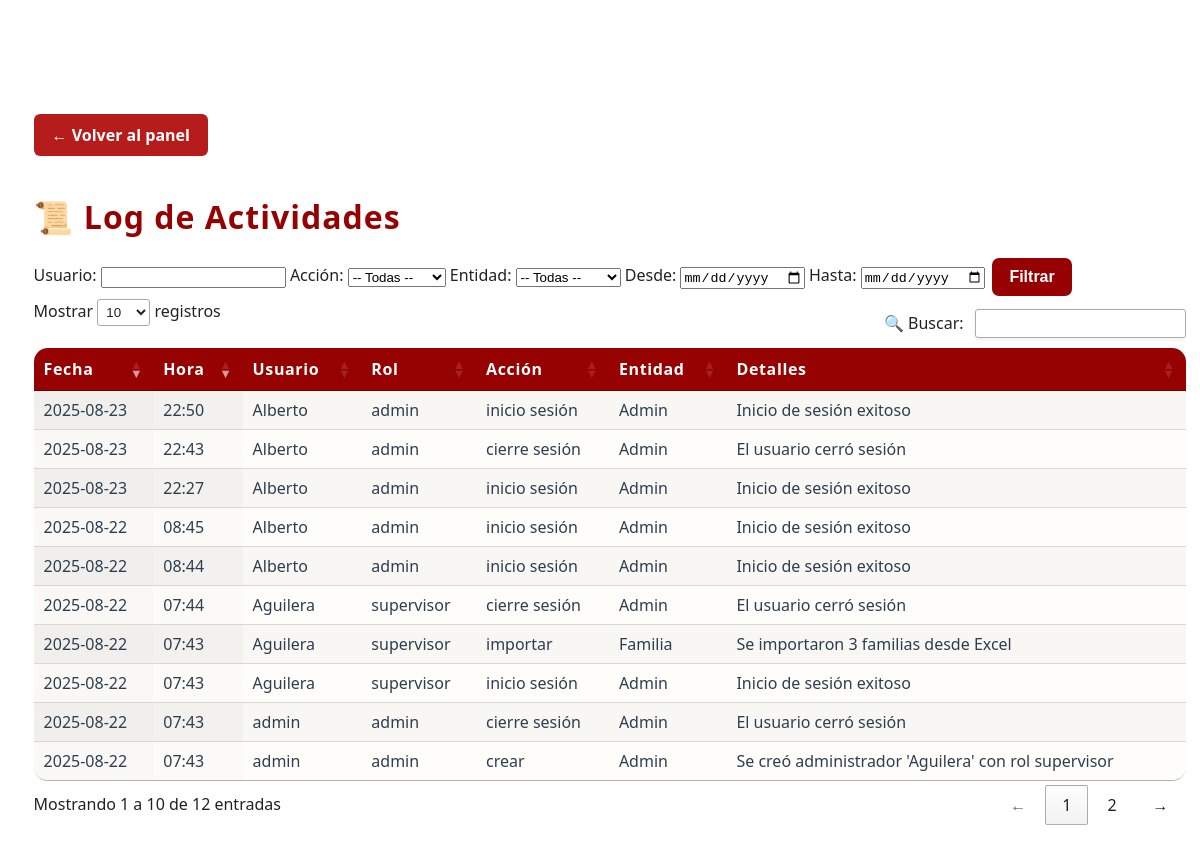
Before: /admin/log (signed in) with the older database file.
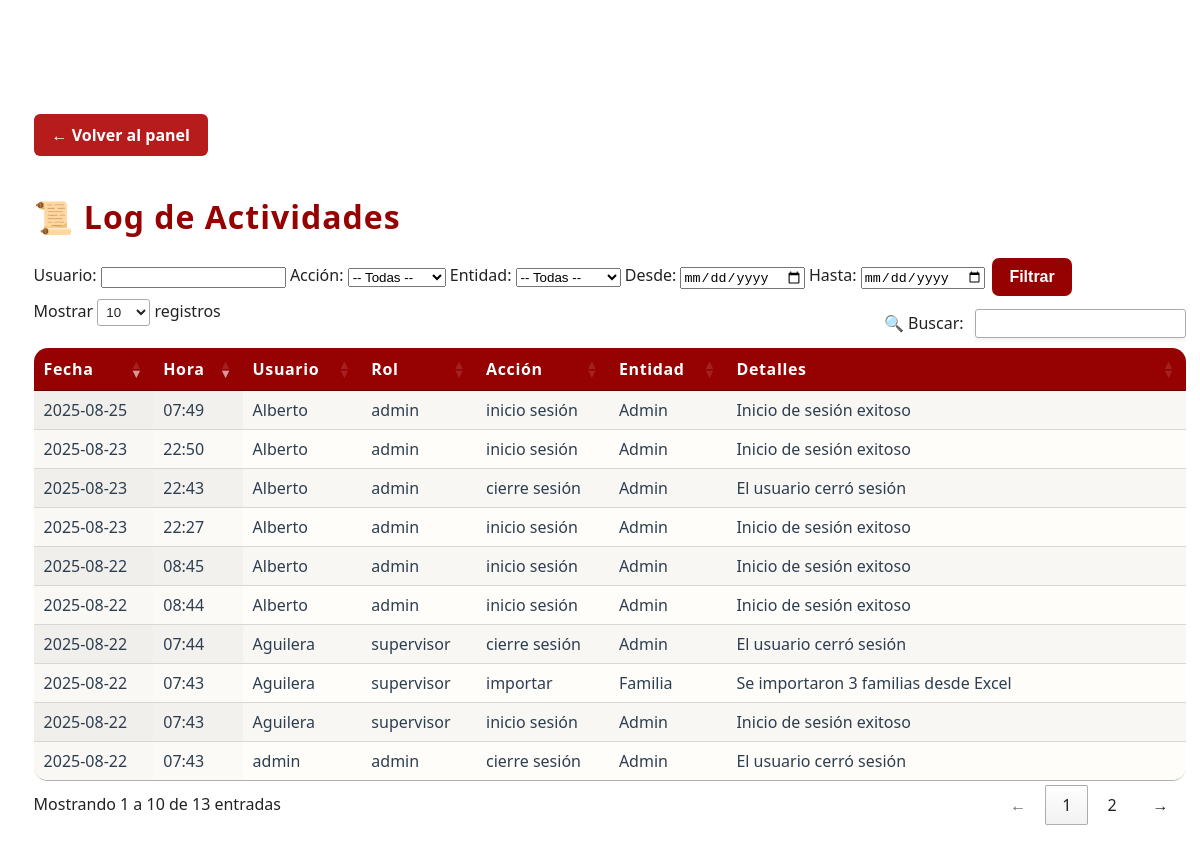
After: the same page with the newer database file.
### app/models.py (models this page shows, shortened)
class LogEntry(db.Model):
    __tablename__ = 'log_entries'
    id = db.Column(db.Integer, primary_key=True)
    timestamp = db.Column(
        db.DateTime,
        default=lambda: datetime.now(pytz.timezone('America/Merida')).replace(tzinfo=None),
        nullable=False
    )
    user = db.Column(db.String(64), nullable=False)
    role = db.Column(db.String(32), nullable=False)
    action = db.Column(db.String(32), nullable=False)   # e.g. 'crear', 'editar', 'eliminar', 'login'
    entity = db.Column(db.String(32), nullable=False)   # e.g. 'Familia', 'EventoQR', 'Admin'
    details = db.Column(db.Text, nullable=True)         # Descripción detallada

### app/routes.py (the view)
@app.route("/admin/log")
@login_requerido_admin
def log():
    usuario     = request.args.get("usuario", "")
    accion      = request.args.get("accion", "")
    entidad     = request.args.get("entidad", "")
    fecha_desde = request.args.get("desde", "")
    fecha_hasta = request.args.get("hasta", "")
    q = LogEntry.query
    if usuario:
        q = q.filter(LogEntry.user.ilike(f"%{usuario}%"))
    if accion:
        q = q.filter(LogEntry.action == accion)
    if entidad:
        q = q.filter(LogEntry.entity == entidad)
    if fecha_desde:
        dt = datetime.strptime(fecha_desde, "%Y-%m-%d")
        q = q.filter(LogEntry.timestamp >= dt)
    if fecha_hasta:
        dt = datetime.strptime(fecha_hasta, "%Y-%m-%d") + timedelta(hours=23, minutes=59, seconds=59)
        q = q.filter(LogEntry.timestamp <= dt)
    entries = q.order_by(LogEntry.timestamp.desc()).all()
    local_tz = pytz.timezone("America/Mexico_City")
    for e in entries:
        e.local_ts = e.timestamp.replace(tzinfo=pytz.utc).astimezone(local_tz)
    return render_template("log.html", entries=entries)

### app/__init__.py (called while the page is built)
@app.before_request
def mantener_sesion_activa():
    session.permanent = True

@app.template_filter('localtime')
def localtime_filter(utc_dt):
    if utc_dt is None:
        return ''
    local_tz = pytz.timezone('America/Mexico_City')
    if utc_dt.tzinfo is None:
        utc_dt = pytz.utc.localize(utc_dt)
    return utc_dt.astimezone(local_tz).strftime('%Y-%m-%d %H:%M')

### app/routes.py (called while the page is built, shortened)
def login_requerido_admin(f):
    @wraps(f)
    def decorada(*args, **kwargs):
        if "admin_id" not in session:
            return redirect(url_for("login"))
        return f(*args, **kwargs)
    return decorada

@app.before_request
def refrescar_timeout():
    if "admin_id" in session:
        now = datetime.utcnow()
        last = session.get("last_activity", now)
        if hasattr(last, "tzinfo") and last.tzinfo is not None:
            last = last.astimezone(timezone.utc).replace(tzinfo=None)

### app/templates/log.html (shortened to what this page needs)
<!DOCTYPE html>
<html lang="es">
<head>
    <link rel="stylesheet" href="{{ url_for('static', filename='css/admin.css') }}">
    <link rel="stylesheet" href="https://cdn.datatables.net/1.13.6/css/jquery.dataTables.min.css">
</head>
<body>
    <div class="admin-contenedor">
        <a href="{{ url_for('panel_admin') }}" class="btn-volver" style="margin-bottom:1.1em; display:inline-block;">← Volver al panel</a>
        <h1 style="margin-bottom:0.5em;">📜 Log de Actividades</h1>
        <form method="GET" class="log-filter-form">
            <div class="log-filter-row">
                <label>Usuario:</label>
                <input type="text" name="usuario" value="{{ request.args.get('usuario','') }}">
                <label>Acción:</label>
                <select name="accion">
                    <option value="">-- Todas --</option>
                </select>
                <label>Entidad:</label>
                <select name="entidad">
                    <option value="">-- Todas --</option>
                </select>
                <label>Desde:</label>
                <input type="date" name="desde" value="{{ request.args.get('desde','') }}">
                <label>Hasta:</label>
                <input type="date" name="hasta" value="{{ request.args.get('hasta','') }}">
                <button type="submit" class="btn btn-primary">Filtrar</button>
            </div>
        </form>
        <div class="table-responsive">
            <table id="tabla-log" class="display stripe" style="width:100%;">
                <thead>
                    <tr>
                        <th>Fecha</th>
                        <th>Hora</th>
                        <th>Usuario</th>
                        <th>Rol</th>
                        <th>Acción</th>
                        <th>Entidad</th>
                        <th>Detalles</th>
                    </tr>
                </thead>
                <tbody>
                    {% for entry in entries %}
                        {% set local = entry.timestamp|localtime %}
                        <tr>
                            <td>{{ local[:10] }}</td>
                            <td>{{ local[11:] }}</td>
                            <td>{{ entry.user }}</td>
                            <td>{{ entry.role }}</td>
                            <td>{{ entry.action }}</td>
                            <td>{{ entry.entity }}</td>
                            <td>{{ entry.details }}</td>
                        </tr>
                    {% endfor %}
                </tbody>
            </table>
        </div>
    </div>
</body>
</html>

### app/static/css/admin.css (style rules this page uses)
:root { --rojo-principal: #ff0000d7; --rojo-profundo: #ffffff; --dorado: rgb(150, 1, 1);; --blanco: #fff; --fondo-crema: #fffdfa; --sombra-roja: #850f0f44; }
a.btn-volver, button.btn-volver { display: inline-block; margin: 20px 0; padding: 10px 18px; background-color: #b71c1c !important; color: white !important; border-radius: 6px; text-decoration: none; font-weight: bold; transition: background-color 0.3s ease, transform 0.1s ease; }
body { font-family: 'Segoe UI', Arial, sans-serif; background: radial-gradient(ellipse at center, var(--rojo-principal) 0%, var(--rojo-profundo) 100%); min-height: 100vh; margin: 0; color: #222; position: relative; }
.admin-contenedor { position: relative; z-index: 5; background: rgba(255,255,255,0.95); backdrop-filter: blur(10px); border-radius: 20px; box-shadow: 0 8px 32px 0 var(--sombra-roja), 0 2px 8px var(--dorado)33; width: 96%; max-width: 1600px; margin: 3.5rem auto 2rem; padding: 2.4rem 2.1rem 2.5rem; }
h1, h2, h3 { color: var(--dorado); font-weight: 700; margin-bottom: 0.8rem; letter-spacing: 1px; text-shadow: 1px 2px 0 var(--rojo-profundo)18; }
.table-responsive { overflow-x: auto; }
table { width: 100%; background: var(--fondo-crema); border-radius: 14px; box-shadow: 0 4px 12px var(--dorado)11; overflow: hidden; margin-top: 1.3em; }
th { background: var(--dorado); color: var(--rojo-profundo); font-weight: 700; letter-spacing: 0.04em; padding: 13px 8px; }
td { background: var(--fondo-crema); color: #2c3e50; padding: 13px 8px; }
button, .btn, .btn-primary { background-color: var(--dorado); color: var(--rojo-profundo); border: none; padding: 10px 17px; border-radius: 7px; cursor: pointer; font-size: 1rem; font-weight: bold; margin: 0.2em; box-shadow: 0 2px 8px var(--rojo-profundo)15; transition: background 0.19s, color 0.19s, transform 0.13s; }

Changed rows visible on the page:
no longer on this page (row unchanged): LogEntry: timestamp "2025-08-22", local "07:43", user "admin", role "admin", action "crear", entity "Admin", details "Se creó administrador 'Aguilera' con rol supervisor"
added LogEntry: timestamp "2025-08-25", local "07:49", user "Alberto", role "admin", action "inicio sesión", entity "Admin", details "Inicio de sesión exitoso"
Other visible differences:
text written by a page script: "Mostrar registros 🔍 Buscar: Mostrando 1 a 10 de 12 entradas ← 1 2 →" → "Mostrar registros 🔍 Buscar: Mostrando 1 a 10 de 13 entradas ← 1 2 →"
